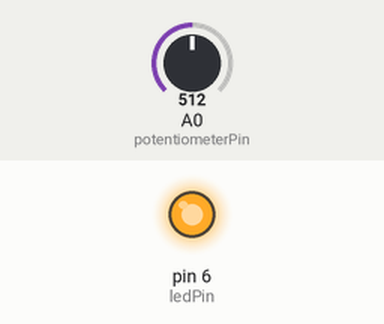
This sketch was run on a simulated Arduino Uno, built with avr-gcc and run on an emulated ATmega328P. On the bench: output pins drawn as LEDs (lit = HIGH). The inputs (shaded band) are chosen by the test bench; at power-on: A0 (potentiometerPin) = 512.

Above: at 1.2 s.
1.3 s: A0 (potentiometerPin) set to 490
At 1.9 s:
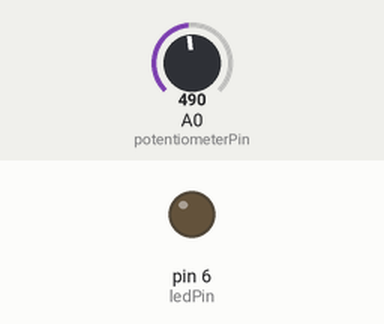
2.8 s: A0 (potentiometerPin) set to 510
At 3.1 s:
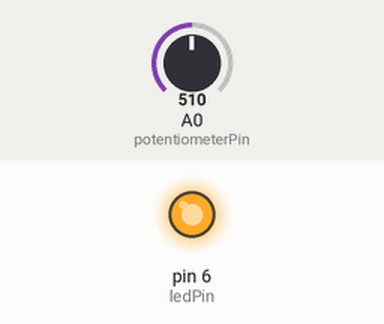
4.3 s: A0 (potentiometerPin) set to 306
At 5.4 s:
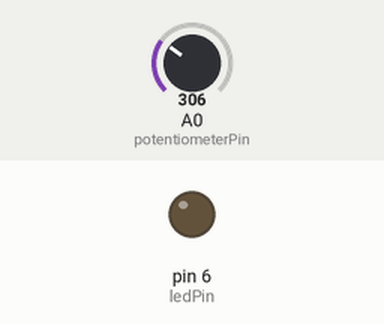
Timing chart, 0 to 7.3 s (numbered marks = the images above; inputs shaded):
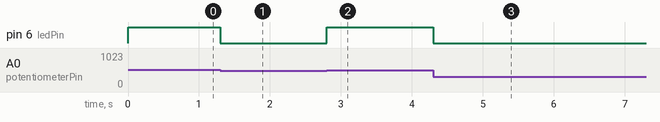

Measured:
- the behaviour switches between 501 and 500 on A0 (potentiometerPin) (found by bisection; images 0 and 1)
- after the input at 1.3 s, pin 6 (ledPin): HIGH → LOW at once
- after the input at 2.8 s, pin 6 (ledPin): LOW → HIGH at once
- after the input at 4.3 s, pin 6 (ledPin): HIGH → LOW at once

The sketch:

exercise3.ino
```cpp
/*
 * Exercise 3: Using the potentiometer
 *
 * Program that turns on the external LED only when the
 * value of the potentiometer is higher than a threshold
 *
 * Range of values of the potentiometer: [0,1023]
 */

int ledPin = 6; // address of external LED (connected to digital pin 6)
int potentiometerPin = A0; // address of rotary potentiomer (connected to analog pin 0)
int analogValue = 0;  // variable to hold the analog value coming from the potentiometer
int threshold = 500;

void setup() {
  // Serial.begin(9600); // opens serial port, sets data rate to 9600 bps
  pinMode(ledPin, OUTPUT); // initialize digital pin 6 as an output
  pinMode(potentiometerPin, INPUT); // intitialize analog pin 0 as an input
}

void loop() {
  analogValue = analogRead(potentiometerPin); // gets value of the potentiometer
  if (analogValue > threshold){
    digitalWrite(ledPin, HIGH);
  }else{
    digitalWrite(ledPin,LOW);
  }
  // Serial.println(analogValue); // prints real-time value of the potentiometer to the serial monitor
  // delay(10); // delay 10 milliseconds before the next reading
}
```
